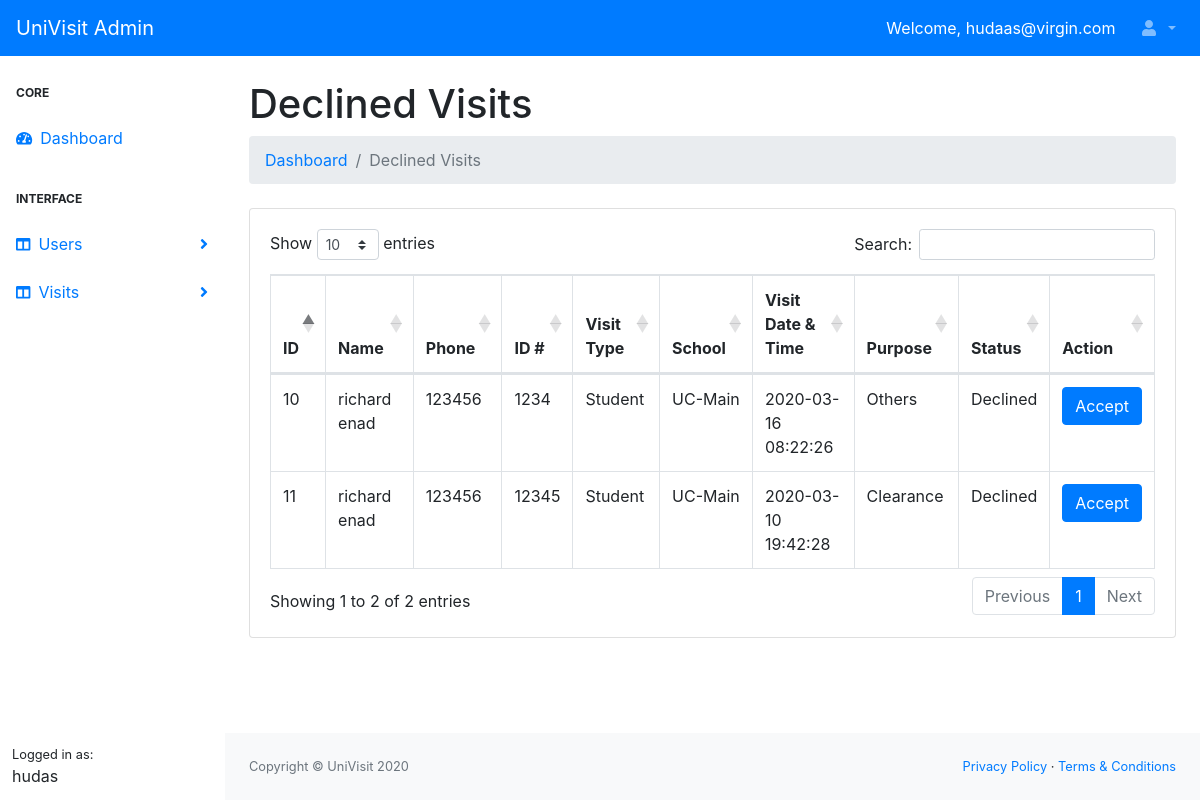
Screenshot of /dist/declined_visits.php (signed in) with the database file from the repository.
### tables this page shows
CREATE TABLE `record` (
  `record_id` int(11) NOT NULL,
  `user_id` int(10) DEFAULT NULL,
  `visitor_type` varchar(50) DEFAULT NULL,
  `visitor_school` varchar(50) DEFAULT NULL,
  `date` date DEFAULT NULL,
  `time` time DEFAULT NULL,
  `visitor_purpose` varchar(50) DEFAULT NULL,
  `visitor_image` text DEFAULT NULL,
  `visitor_id` int(50) DEFAULT NULL,
  `visitor_status` varchar(50) DEFAULT NULL
);

CREATE TABLE `user` (
  `id` int(11) NOT NULL,
  `user_fname` varchar(10) DEFAULT NULL,
  `user_lname` varchar(10) DEFAULT NULL,
  `user_address` varchar(20) DEFAULT NULL,
  `user_contact` varchar(10) DEFAULT NULL,
  `user_uname` varchar(10) DEFAULT NULL,
  `user_email` varchar(50) DEFAULT NULL,
  `user_password` varchar(50) DEFAULT NULL,
  `user_photo` text DEFAULT NULL,
  `user_status` varchar(20) DEFAULT NULL
);

### dist/declined_visits.php (the view, shortened to what this page needs)
<!DOCTYPE html>
<html lang="en">
<head>
    <link href="css/styles.css" rel="stylesheet" />
    <link href="https://cdn.datatables.net/1.10.20/css/dataTables.bootstrap4.min.css" rel="stylesheet" />
</head>
<body>
    <?php
        $mysqli = new mysqli('localhost','root','','univisit') or die(mysqli_error($mysqli));
        $result = $mysqli->query("SELECT * FROM record INNER JOIN user ON record.user_id = user.id WHERE visitor_status = 'Declined' ") or die(mysqli_error($mysqli));
    ?>
    <nav class="sb-topnav navbar navbar-expand navbar-dark bg-primary">
        <a class="navbar-brand" href="dashboard.php?id=<?php echo $_SESSION['id']; ?>">UniVisit Admin</a>
        <button class="btn btn-link btn-sm order-1 order-lg-0" id="sidebarToggle" href="#"></button>
        <form class="d-none d-md-inline-block form-inline ml-auto mr-0 mr-md-3 my-2 my-md-0">
            <a class="text-white">Welcome, <?php echo $_SESSION['admin_email'];?></a>
        </form>
        <ul class="navbar-nav ml-auto ml-md-0">
            <li class="nav-item dropdown">
                <a class="nav-link dropdown-toggle" id="userDropdown" href="#" role="button" data-toggle="dropdown" aria-haspopup="true" aria-expanded="false"><i class="fas fa-user fa-fw"></i>
            </a>
            </li>
        </ul>
    </nav>
    <div id="layoutSidenav">
        <div id="layoutSidenav_nav">
            <nav class="sb-sidenav accordion sb-sidenav-primary" id="sidenavAccordion">
                <div class="sb-sidenav-menu">
                    <div class="nav">
                        <div class="sb-sidenav-menu-heading">Core</div>
                        <a class="nav-link" href="dashboard.php?=id<?php echo $_SESSION['id']; ?>"><div class="sb-nav-link-icon"><i class="fas fa-tachometer-alt"></i></div>
                            Dashboard
                        </a>
                        <div class="sb-sidenav-menu-heading">Interface</div>
                        <a class="nav-link collapsed" href="#" data-toggle="collapse" data-target="#usersCollapse" aria-expanded="false" aria-controls="visitsCollapse">
                            <div class="sb-nav-link-icon"><i class="fas fa-columns"></i></div>
                        Users
                        <div class="sb-sidenav-collapse-arrow"><i class="fas fa-angle-down"></i></div>
                        </a>
                        <a class="nav-link collapsed" href="#" data-toggle="collapse" data-target="#visitsCollapse" aria-expanded="false" aria-controls="visitsCollapse">
                            <div class="sb-nav-link-icon"><i class="fas fa-columns"></i></div>
                            Visits
                            <div class="sb-sidenav-collapse-arrow"><i class="fas fa-angle-down"></i></div>
                        </a>
                        <div class="sb-sidenav-menu-heading"></div>
                    </div>
                </div>
                <div class="sb-sidenav-footer">
                    <div class="small">Logged in as:</div>
                    <?php echo $_SESSION['admin_name'];?>
                </div>
            </nav>
        </div>
        <div id="layoutSidenav_content">
            <main>
                <div class="container-fluid">
                    <h1 class="mt-4">Declined Visits</h1>
                    <ol class="breadcrumb mb-4">
                        <li class="breadcrumb-item"><a href="dashboard.php?id=<?php echo $_SESSION['id']; ?>">Dashboard</a></li>
                        <li class="breadcrumb-item active">Declined Visits</li>
                    </ol>
                    <div class="card mb-4">
                        <div class="card-body">
                            <div class="table-responsive">
                                <table class="table table-bordered" id="dataTable" width="100%" cellspacing="0">
                                    <thead>
                                        <tr>
                                            <th>ID</th>
                                            <th>Name</th>
                                            <th>Phone</th>
                                            <th>ID #</th>
                                            <th>Visit Type</th>
                                            <th>School</th>
                                            <th>Visit Date & Time</th>
                                            <th>Purpose</th>
                                            <th>Status</th>
                                            <th>Action</th>
                                        </tr>
                                    </thead>
                                    <tbody>
                                    <?php
                                    while($row = $result->fetch_assoc()){ ?>
                                    <tr>
                                        <td><?php echo $row['record_id']; ?></td>
                                        <td>
                                            <?php echo $row['user_fname']; ?>
                                            <?php echo $row['user_lname']; ?>
                                        </td>
                                        <td><?php echo $row['user_contact']; ?></td>
                                        <td><?php echo $row['visitor_id']; ?></td>
                                        <td><?php echo $row['visitor_type']; ?></td>
                                        <td><?php echo $row['visitor_school']; ?></td>
                                        <td>
                                            <?php echo $row['date']; ?>
                                            <?php echo $row['time']; ?>
                                        </td>
                                        <td><?php echo $row['visitor_purpose']; ?></td>
                                        <td><?php echo $row['visitor_status']; ?></td>
                                        <td>
                                        <form action="../process.php" method="POST">
                                            <button class="btn btn-primary" name="acceptDeclinedVisit">Accept</button>
                                        </form>
                                        </td>
                                    </tr>
                                    <?php
                                    }?>
                                    </tbody>
                                </table>
                            </div>
                        </div>
                    </div>
                </div>
            </main>
            <footer class="py-4 bg-light mt-auto">
                <div class="container-fluid">
                    <div class="d-flex align-items-center justify-content-between small">
                        <div class="text-muted">Copyright &copy; UniVisit 2020</div>
                        <div>
                            <a href="#">Privacy Policy</a>
                            &middot;
                            <a href="#">Terms &amp; Conditions</a>
                        </div>
                    </div>
                </div>
            </footer>
        </div>
    </div>
</body>
</html>

### rows the page displays
record: record_id "10", user.user_fname "richard", user.user_lname "enad", user.user_contact "123456", visitor "1234", visitor_type "Student", visitor_school "UC-Main", date "2020-03-16", time "08:22:26", visitor_purpose "Others", visitor_status "Declined"
record: record_id "11", user.user_fname "richard", user.user_lname "enad", user.user_contact "123456", visitor "12345", visitor_type "Student", visitor_school "UC-Main", date "2020-03-10", time "19:42:28", visitor_purpose "Clearance", visitor_status "Declined"

### other values shown
$_SESSION['admin_email'] "hudaas@virgin.com"
$_SESSION['admin_name'] "hudas"
